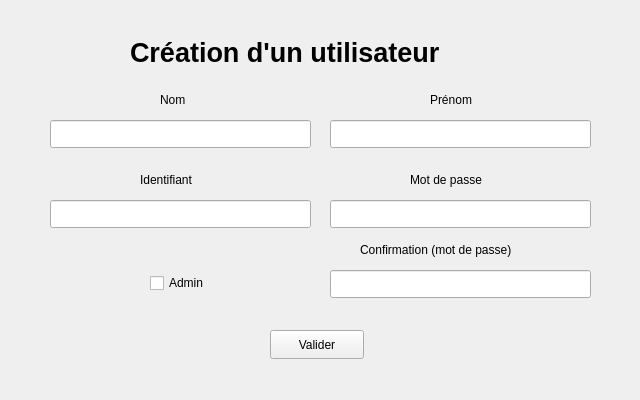
<?xml version="1.0" encoding="UTF-8"?>
<ui version="4.0">
 <class>CreateUser</class>
 <widget class="QWidget" name="CreateUser">
  <property name="geometry">
   <rect>
    <x>0</x>
    <y>0</y>
    <width>640</width>
    <height>400</height>
   </rect>
  </property>
  <property name="windowTitle">
   <string>Form</string>
  </property>
  <widget class="QPushButton" name="validerPushButton">
   <property name="geometry">
    <rect>
     <x>270</x>
     <y>330</y>
     <width>94</width>
     <height>29</height>
    </rect>
   </property>
   <property name="text">
    <string>Valider</string>
   </property>
  </widget>
  <widget class="QLabel" name="label_6">
   <property name="geometry">
    <rect>
     <x>360</x>
     <y>240</y>
     <width>190</width>
     <height>20</height>
    </rect>
   </property>
   <property name="layoutDirection">
    <enum>Qt::LeftToRight</enum>
   </property>
   <property name="text">
    <string>Confirmation (mot de passe)</string>
   </property>
  </widget>
  <widget class="QLineEdit" name="prenomLineEdit">
   <property name="geometry">
    <rect>
     <x>330</x>
     <y>120</y>
     <width>261</width>
     <height>28</height>
    </rect>
   </property>
   <property name="text">
    <string/>
   </property>
  </widget>
  <widget class="QLineEdit" name="motDePasseLineEdit">
   <property name="geometry">
    <rect>
     <x>330</x>
     <y>200</y>
     <width>261</width>
     <height>28</height>
    </rect>
   </property>
   <property name="text">
    <string/>
   </property>
  </widget>
  <widget class="QLineEdit" name="nomLineEdit">
   <property name="geometry">
    <rect>
     <x>50</x>
     <y>120</y>
     <width>261</width>
     <height>28</height>
    </rect>
   </property>
   <property name="text">
    <string/>
   </property>
  </widget>
  <widget class="QLabel" name="label_7">
   <property name="geometry">
    <rect>
     <x>410</x>
     <y>170</y>
     <width>89</width>
     <height>20</height>
    </rect>
   </property>
   <property name="layoutDirection">
    <enum>Qt::LeftToRight</enum>
   </property>
   <property name="text">
    <string>Mot de passe</string>
   </property>
  </widget>
  <widget class="QCheckBox" name="adminCheckBox">
   <property name="geometry">
    <rect>
     <x>150</x>
     <y>270</y>
     <width>93</width>
     <height>26</height>
    </rect>
   </property>
   <property name="text">
    <string>Admin</string>
   </property>
  </widget>
  <widget class="QLabel" name="label_4">
   <property name="geometry">
    <rect>
     <x>430</x>
     <y>90</y>
     <width>51</width>
     <height>20</height>
    </rect>
   </property>
   <property name="layoutDirection">
    <enum>Qt::LeftToRight</enum>
   </property>
   <property name="text">
    <string>Prénom</string>
   </property>
  </widget>
  <widget class="QLabel" name="label_5">
   <property name="geometry">
    <rect>
     <x>140</x>
     <y>170</y>
     <width>68</width>
     <height>20</height>
    </rect>
   </property>
   <property name="layoutDirection">
    <enum>Qt::LeftToRight</enum>
   </property>
   <property name="text">
    <string>Identifiant</string>
   </property>
  </widget>
  <widget class="QLineEdit" name="identifiantLineEdit">
   <property name="geometry">
    <rect>
     <x>50</x>
     <y>200</y>
     <width>261</width>
     <height>28</height>
    </rect>
   </property>
   <property name="text">
    <string/>
   </property>
  </widget>
  <widget class="QLabel" name="label_2">
   <property name="geometry">
    <rect>
     <x>160</x>
     <y>90</y>
     <width>33</width>
     <height>20</height>
    </rect>
   </property>
   <property name="layoutDirection">
    <enum>Qt::LeftToRight</enum>
   </property>
   <property name="text">
    <string>Nom</string>
   </property>
  </widget>
  <widget class="QLabel" name="label_3">
   <property name="geometry">
    <rect>
     <x>130</x>
     <y>30</y>
     <width>377</width>
     <height>44</height>
    </rect>
   </property>
   <property name="font">
    <font>
     <family>Segoe UI</family>
     <pointsize>20</pointsize>
     <bold>true</bold>
    </font>
   </property>
   <property name="text">
    <string>Création d'un utilisateur</string>
   </property>
  </widget>
  <widget class="QLineEdit" name="confirmationMotDePasseLineEdit">
   <property name="geometry">
    <rect>
     <x>330</x>
     <y>270</y>
     <width>261</width>
     <height>28</height>
    </rect>
   </property>
   <property name="text">
    <string/>
   </property>
  </widget>
 </widget>
 <resources/>
 <connections/>
</ui>
